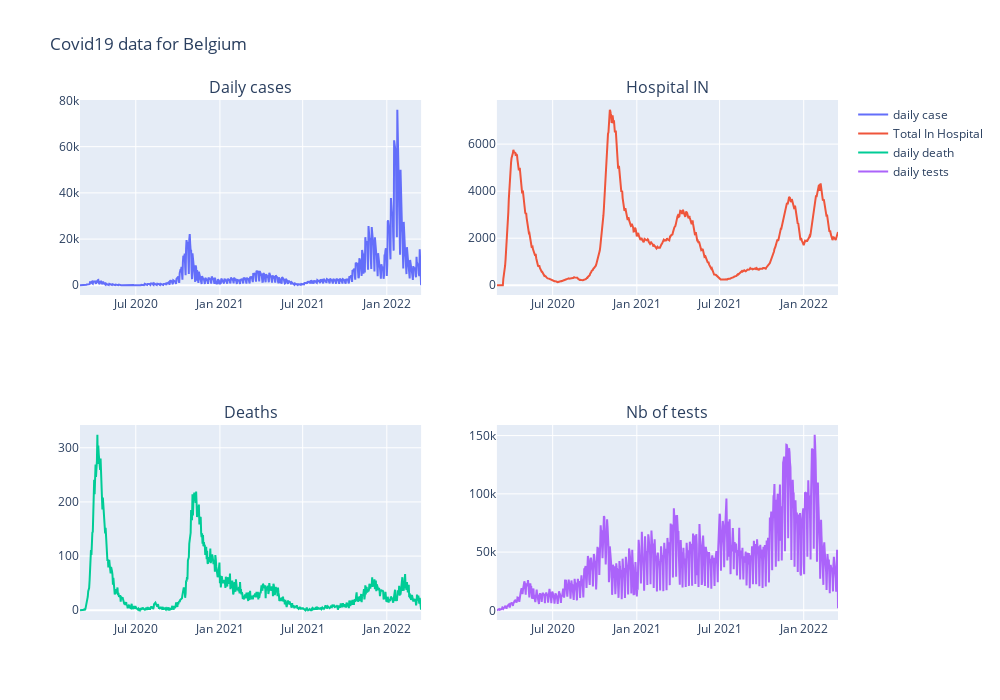

Here is the notebook cell this chart was saved with:
### Code cell
from plotly.subplots import make_subplots
import plotly.graph_objects as go

layout = go.Layout(
    autosize=False,
    width=500,
    height=500
)

fig = make_subplots(
    rows=2, cols=2, subplot_titles=("Daily cases", "Hospital IN", "Deaths", "Nb of tests")
)


# Add traces
fig.add_trace(go.Scatter(x=dfsum_case.index, y=dfsum_case["CASES"],name="daily case"), row=1, col=1)
fig.add_trace(go.Scatter(x=dfsum_hosp.index, y=dfsum_hosp["TOTAL_IN"],name="Total In Hospital"), row=1, col=2)
fig.add_trace(go.Scatter(x=dfsum_dead.index, y=dfsum_dead["DEATHS"],name="daily death"), row=2, col=1)
fig.add_trace(go.Scatter(x=dfsum_test.index, y=dfsum_test["TESTS_ALL"],name="daily tests"), row=2, col=2)

# Update title and height
fig.update_layout(title_text="Covid19 data for Belgium", height=700, width=1000)
#fig.write_html("figures/brut_data.html")
fig.write_image("figures/brut_data.jpeg")
fig.show()

### Figure 1 — Plotly figure (JSON) as saved in the notebook; plotly's stock layout.template omitted (floating-point values rounded to 4 significant figures; data arrays with more than 128 entries replaced by an {"elided": "..."} marker saying what was removed)
{"data": [{"name": "daily case", "type": "scatter", "x": {"elided": "747 str values"}, "xaxis": "x", "y": {"elided": "747 int values"}, "yaxis": "y"}, {"name": "Total In Hospital", "type": "scatter", "x": {"elided": "747 str values"}, "xaxis": "x2", "y": {"elided": "747 int values"}, "yaxis": "y2"}, {"name": "daily death", "type": "scatter", "x": {"elided": "747 str values"}, "xaxis": "x3", "y": {"elided": "747 int values"}, "yaxis": "y3"}, {"name": "daily tests", "type": "scatter", "x": {"elided": "747 str values"}, "xaxis": "x4", "y": {"elided": "747 int values"}, "yaxis": "y4"}], "layout": {"annotations": [{"font": {"size": 16}, "showarrow": false, "text": "Daily cases", "x": 0.225, "xanchor": "center", "xref": "paper", "y": 1, "yanchor": "bottom", "yref": "paper"}, {"font": {"size": 16}, "showarrow": false, "text": "Hospital IN", "x": 0.775, "xanchor": "center", "xref": "paper", "y": 1, "yanchor": "bottom", "yref": "paper"}, {"font": {"size": 16}, "showarrow": false, "text": "Deaths", "x": 0.225, "xanchor": "center", "xref": "paper", "y": 0.375, "yanchor": "bottom", "yref": "paper"}, {"font": {"size": 16}, "showarrow": false, "text": "Nb of tests", "x": 0.775, "xanchor": "center", "xref": "paper", "y": 0.375, "yanchor": "bottom", "yref": "paper"}], "height": 700, "title": {"text": "Covid19 data for Belgium"}, "width": 1000, "xaxis": {"anchor": "y", "domain": [0, 0.45]}, "xaxis2": {"anchor": "y2", "domain": [0.55, 1]}, "xaxis3": {"anchor": "y3", "domain": [0, 0.45]}, "xaxis4": {"anchor": "y4", "domain": [0.55, 1]}, "yaxis": {"anchor": "x", "domain": [0.625, 1]}, "yaxis2": {"anchor": "x2", "domain": [0.625, 1]}, "yaxis3": {"anchor": "x3", "domain": [0, 0.375]}, "yaxis4": {"anchor": "x4", "domain": [0, 0.375]}}}
